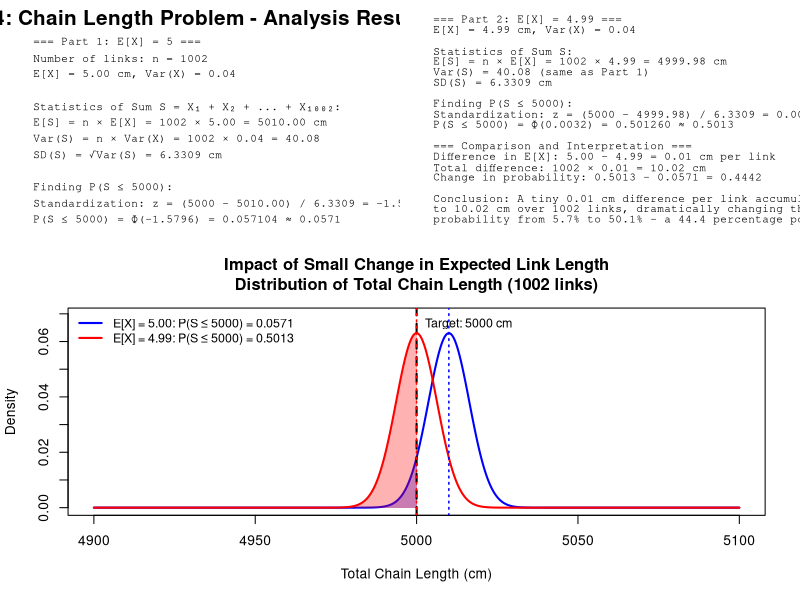

Source code (R):
# Ex4: Chain length problem with PDF output
# Parameters
n <- 1002  # number of links
mu1 <- 5   # expected value (part 1)
mu2 <- 4.99  # expected value (part 2)
sigma <- 0.2  # standard deviation (sqrt(0.04))

# Start PDF device
pdf("ex4_chain_length_analysis.pdf", width = 10, height = 12)

# Create layout for multiple plots
layout(matrix(c(1, 2, 3, 3), 2, 2, byrow = TRUE), heights = c(1, 1.5))

# Calculate sum statistics
E_S1 <- n * mu1  # Expected value of sum (part 1)
E_S2 <- n * mu2  # Expected value of sum (part 2)
Var_S <- n * sigma^2  # Variance of sum
SD_S <- sqrt(Var_S)  # Standard deviation of sum

# Part 1: P(S <= 5000) when E[X] = 5
z1 <- (5000 - E_S1) / SD_S
prob1 <- pnorm(5000, mean = E_S1, sd = SD_S)

# Part 2: P(S <= 5000) when E[X] = 4.99
z2 <- (5000 - E_S2) / SD_S
prob2 <- pnorm(5000, mean = E_S2, sd = SD_S)

# === Plot 1: Text output for Part 1 ===
par(mar = c(0, 0, 0, 0))
plot.new()
text(0.5, 0.95, "Ex4: Chain Length Problem - Analysis Results", 
     cex = 1.5, font = 2, adj = 0.5)

output1 <- c(
  "=== Part 1: E[X] = 5 ===",
  sprintf("Number of links: n = %d", n),
  sprintf("E[X] = %.2f cm, Var(X) = %.2f", mu1, sigma^2),
  "",
  "Statistics of Sum S = X₁ + X₂ + ... + X₁₀₀₂:",
  sprintf("E[S] = n × E[X] = %d × %.2f = %.2f cm", n, mu1, E_S1),
  sprintf("Var(S) = n × Var(X) = %d × %.2f = %.2f", n, sigma^2, Var_S),
  sprintf("SD(S) = √Var(S) = %.4f cm", SD_S),
  "",
  "Finding P(S ≤ 5000):",
  sprintf("Standardization: z = (5000 - %.2f) / %.4f = %.4f", E_S1, SD_S, z1),
  sprintf("P(S ≤ 5000) = Φ(%.4f) = %.6f ≈ %.4f", z1, prob1, prob1)
)

y_pos <- seq(0.85, 0.05, length.out = length(output1))
for (i in 1:length(output1)) {
  text(0.05, y_pos[i], output1[i], adj = 0, family = "mono", cex = 0.8)
}

# === Plot 2: Text output for Part 2 ===
par(mar = c(0, 0, 0, 0))
plot.new()

output2 <- c(
  "=== Part 2: E[X] = 4.99 ===",
  sprintf("E[X] = %.2f cm, Var(X) = %.2f", mu2, sigma^2),
  "",
  "Statistics of Sum S:",
  sprintf("E[S] = n × E[X] = %d × %.2f = %.2f cm", n, mu2, E_S2),
  sprintf("Var(S) = %.2f (same as Part 1)", Var_S),
  sprintf("SD(S) = %.4f cm", SD_S),
  "",
  "Finding P(S ≤ 5000):",
  sprintf("Standardization: z = (5000 - %.2f) / %.4f = %.4f", E_S2, SD_S, z2),
  sprintf("P(S ≤ 5000) = Φ(%.4f) = %.6f ≈ %.4f", z2, prob2, prob2),
  "",
  "=== Comparison and Interpretation ===",
  sprintf("Difference in E[X]: %.2f - %.2f = %.2f cm per link", mu1, mu2, mu1 - mu2),
  sprintf("Total difference: %d × %.2f = %.2f cm", n, mu1 - mu2, E_S1 - E_S2),
  sprintf("Change in probability: %.4f - %.4f = %.4f", prob2, prob1, prob2 - prob1),
  "",
  "Conclusion: A tiny 0.01 cm difference per link accumulates",
  sprintf("to %.2f cm over 1002 links, dramatically changing the", E_S1 - E_S2),
  "probability from 5.7% to 50.1% - a 44.4 percentage point increase!"
)

y_pos2 <- seq(0.95, 0.05, length.out = length(output2))
for (i in 1:length(output2)) {
  text(0.05, y_pos2[i], output2[i], adj = 0, family = "mono", cex = 0.8)
}

# === Plot 3: Visualization ===
par(mar = c(5, 4, 4, 2) + 0.1)

# Create data for plotting
x <- seq(4900, 5100, length.out = 1000)
y1 <- dnorm(x, mean = E_S1, sd = SD_S)
y2 <- dnorm(x, mean = E_S2, sd = SD_S)

# Plot both distributions
plot(x, y1, type = "l", col = "blue", lwd = 2, 
     xlab = "Total Chain Length (cm)", ylab = "Density",
     main = "Impact of Small Change in Expected Link Length\nDistribution of Total Chain Length (1002 links)",
     ylim = c(0, max(y1, y2) * 1.1))
lines(x, y2, col = "red", lwd = 2)

# Add shaded areas for P(S <= 5000)
x_shade1 <- seq(4900, 5000, length.out = 500)
y_shade1 <- dnorm(x_shade1, mean = E_S1, sd = SD_S)
polygon(c(4900, x_shade1, 5000), c(0, y_shade1, 0), 
        col = rgb(0, 0, 1, 0.3), border = NA)

x_shade2 <- seq(4900, 5000, length.out = 500)
y_shade2 <- dnorm(x_shade2, mean = E_S2, sd = SD_S)
polygon(c(4900, x_shade2, 5000), c(0, y_shade2, 0), 
        col = rgb(1, 0, 0, 0.3), border = NA)

# Add vertical line at 5000
abline(v = 5000, lty = 2, col = "black", lwd = 2)
text(5000, max(y1) * 1.05, "Target: 5000 cm", pos = 4, cex = 0.9)

# Add legend
legend("topleft", 
       legend = c(
         sprintf("E[X] = 5.00: P(S ≤ 5000) = %.4f", prob1),
         sprintf("E[X] = 4.99: P(S ≤ 5000) = %.4f", prob2)
       ),
       col = c("blue", "red"), lwd = 2, bty = "n", cex = 0.9)

# Add mean lines
abline(v = E_S1, col = "blue", lty = 3, lwd = 1.5)
abline(v = E_S2, col = "red", lty = 3, lwd = 1.5)

dev.off()
